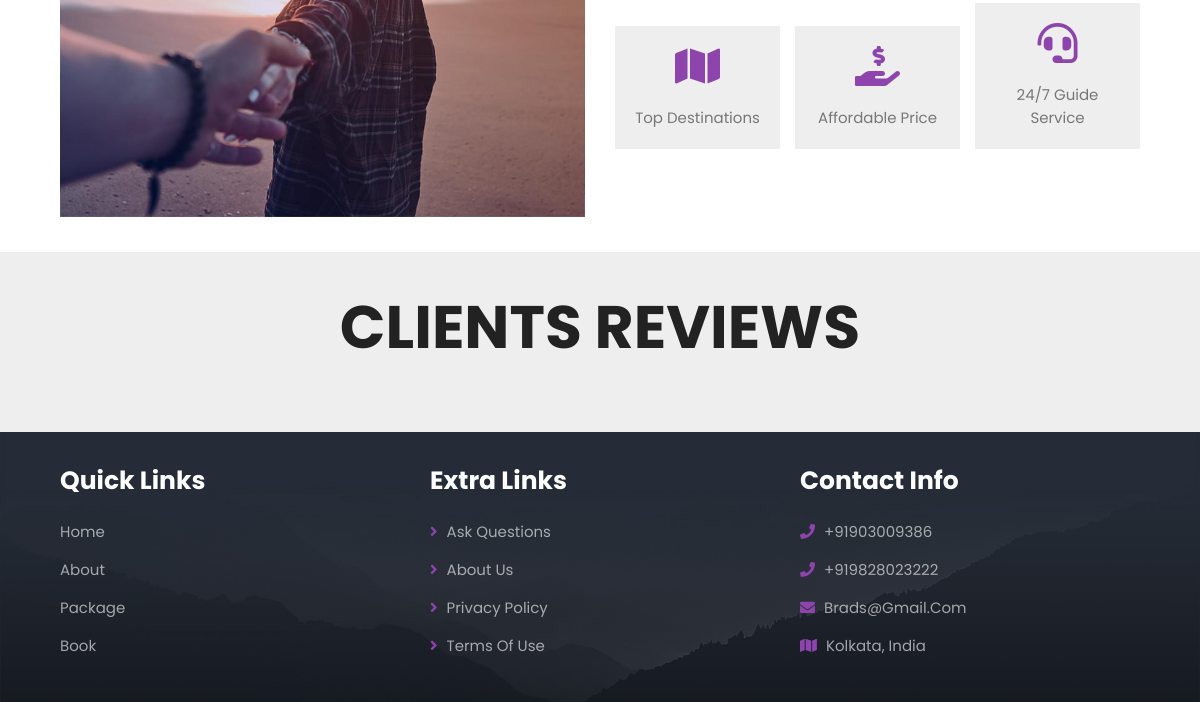
Page /about/ (lower part) on the earlier database version.
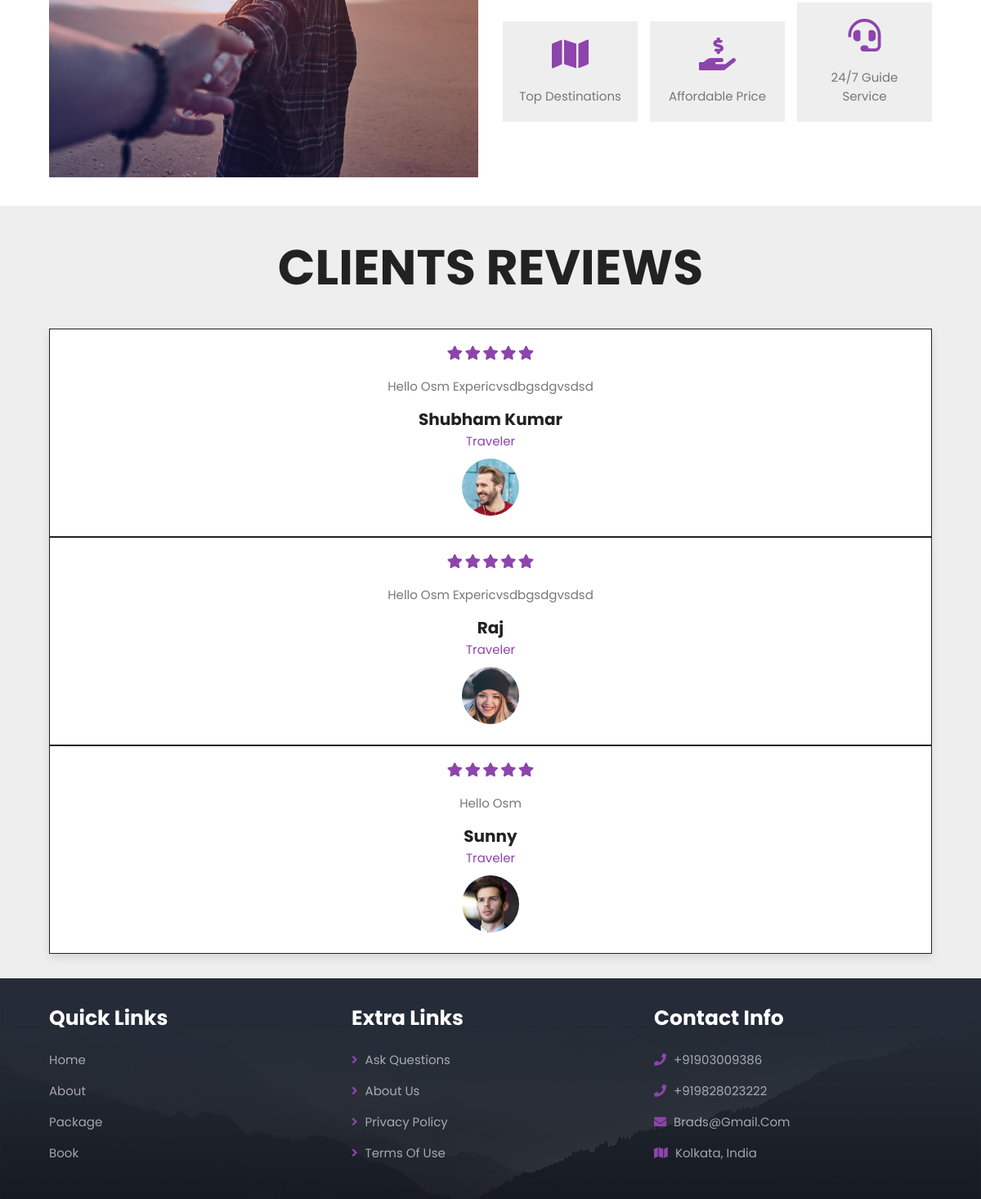
Same page on the later database version.
### destination/models.py (models this page shows, shortened)
class CustomerReview(models.Model):
    name = models.CharField(max_length=50)
    stars = models.PositiveSmallIntegerField(default=5, validators=[MaxValueValidator(
        5), MinValueValidator(1)]
    )
    review = models.CharField(max_length=500)
    image = models.ImageField('Image',
                              null=True,
                              blank=True,
                              validators=[validate_image])

### destination/views.py (the view)
# urls.py: path('about/', AboutView.as_view(), name='about'),
class AboutView(ListView):
    model = CustomerReview
    template_name = "main/about.html"

### templates/main/about.html (shortened to what this page needs)
{% extends "base.html" %}
{% load static %}
{% block content %}
<section class="about">
  <div class="image">
    <img src="{%static 'images/about-img.jpg'%}" alt="about-img.jpg">
  </div>
  <div class="content">
    <div class="icons-container">
      <div class="icons">
        <i class="fas fa-map"></i>
        <span>top destinations</span>
      </div>
      <div class="icons">
        <i class="fas fa-hand-holding-usd"></i>
        <span>affordable price</span>
      </div>
      <div class="icons">
        <i class="fas fa-headset"></i>
        <span>24/7 guide service</span>
      </div>
    </div>
  </div>
</section>
<section class="reviews">
  <h1 class="heading-title"> clients reviews </h1>
  <div class="swiper reviews-slider">
    <div class="swiper-wrapper">
      {% for item in object_list %}
      <div class="swiper-slide slide">
        <div class="stars">
          <i class="fas fa-star"></i>
          <i class="fas fa-star"></i>
          <i class="fas fa-star"></i>
          <i class="fas fa-star"></i>
          <i class="fas fa-star"></i>
        </div>
        <p>{{item.review}}</p>
        <h3>{{item.name}}</h3>
        <span>traveler</span>
        <img src="{{ item.image.url }}" alt="small image">
      </div>
      {% endfor %}
    </div>
  </div>
</section>
{% endblock content %}

Differences in the rows shown:
added CustomerReview: review "Hello Osm Expericvsdbgsdgvsdsd", name "Shubham Kumar", image (picture)
added CustomerReview: review "Hello Osm Expericvsdbgsdgvsdsd", name "Raj", image (picture)
added CustomerReview: review "Hello Osm", name "Sunny", image (picture)
